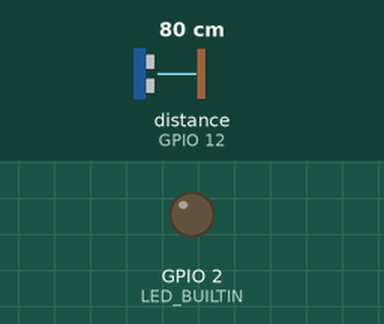
A sketch run on a simulated ESP8266 (NodeMCU). Parts: output pins drawn as LEDs (lit = HIGH, except the on-board LED, lit = LOW). Wiring (inferred from the names in the program): ultrasonic range finder: trigger GPIO 13; echo GPIO 12. The inputs (shaded band) are chosen by the test bench; at power-on: distance to the obstacle (sensor on GPIO 12) 80 cm. The echo pulse lasts 58.3 µs per cm; no MQTT or app messages arrive unless stated; pins used as bus, display or sensor lines are not drawn; what the sketch prints to the serial monitor is not drawn.

Above: at 5.8 s.
5.9 s: distance to the obstacle (sensor on GPIO 12) set to 33 cm
11.9 s: distance to the obstacle (sensor on GPIO 12) set to 28 cm
Timing chart, 0 to 14.9 s (numbered marks = the images above; inputs shaded):
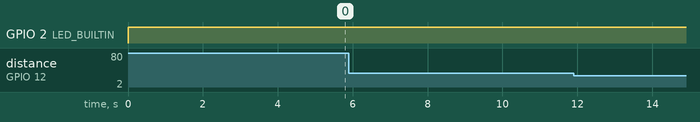

The sketch:

cat_litter_sensor.ino
```cpp
#include <ESP8266WiFi.h>
#include <EspMQTTClient.h>

#include "cat_litter_sensor.h"

EspMQTTClient mqttclient(
  WIFI_SSID,
  WIFI_PASS,
  MQTT_IP,
  MQTT_USER,
  MQTT_PASS,
  "cat-litter"
);

void onConnectionEstablished() {
  Serial.println("MQTT connection!");
}

#define DISTANCE_TRIG 13
#define DISTANCE_ECHO 12

void distance_setup() {
  pinMode(DISTANCE_TRIG, OUTPUT);
  pinMode(DISTANCE_ECHO, INPUT);
}

float distance_lowlevel_measure() {
  digitalWrite(DISTANCE_TRIG, LOW);
  delayMicroseconds(10);
  digitalWrite(DISTANCE_TRIG, HIGH);
  delayMicroseconds(10);
  digitalWrite(DISTANCE_TRIG, LOW);

  float duration = pulseIn(DISTANCE_ECHO, HIGH);

  return (duration / 2) * 0.0343;
}

float distance_measure(unsigned int filter_level) {
  (void)filter_level;

  return distance_lowlevel_measure();
}

bool is_cat_detected() {
  const float MAX_CAT_DISTANCE = 30.0;
  const float MAX_DISTANCE = 400.0;
  const float MIN_DISTANCE = 2.0;

  float distance = distance_measure(5);

  digitalWrite(LED_BUILTIN, LOW);
  Serial.print("distance: ");
  if (distance >= MAX_DISTANCE || distance <= MIN_DISTANCE) {
    Serial.println("error");
    distance = MAX_CAT_DISTANCE + 1.0;
  } else {
    Serial.println(distance);
  }
  digitalWrite(LED_BUILTIN, HIGH);

  if (distance < MAX_CAT_DISTANCE) {
    Serial.println("cat detected");
    return true;
  } else {
    Serial.println("no cat");
    return false;
  }
}

void send_report() {
  Serial.println("sending report!");
  delay(500);
  if (mqttclient.isConnected()) {
    Serial.println("connected, publishing");
    mqttclient.publish("channel/test", "This is a message from ESP");
  }
}

void deep_sleep(unsigned int duration_s) {
  Serial.println("going to sleep...");
  ESP.deepSleep(1000000 * duration_s);
}

void setup() {
  Serial.begin(115200);
  Serial.println("");
  pinMode(LED_BUILTIN, OUTPUT);
  distance_setup();

//  if (is_cat_detected()) {
//    send_report();
//  }
//
//  deep_sleep(30);
}

void loop() {
  mqttclient.loop();

  if (is_cat_detected()) {
    send_report();
  }

  delay(5000);
}
```

cat_litter_sensor_sample.h
```cpp
#ifndef CAT_LITTER_SENSOR_H
#define CAT_LITTER_SENSOR_H

#define WIFI_SSID "ssid"
#define WIFI_PASS "pass"
#define MQTT_IP "192.168.0.1"
#define MQTT_USER "user"
#define MQTT_PASS "password"

#endif
```
